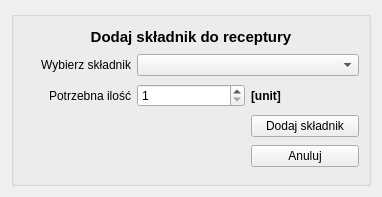
<?xml version="1.0" encoding="UTF-8"?>
<ui version="4.0">
 <class>Form</class>
 <widget class="QWidget" name="Form">
  <property name="geometry">
   <rect>
    <x>0</x>
    <y>0</y>
    <width>382</width>
    <height>197</height>
   </rect>
  </property>
  <property name="focusPolicy">
   <enum>Qt::StrongFocus</enum>
  </property>
  <property name="windowTitle">
   <string>Dodaj Produkt</string>
  </property>
  <layout class="QGridLayout" name="gridLayout_2">
   <item row="0" column="0">
    <widget class="QGroupBox" name="groupBox">
     <property name="title">
      <string/>
     </property>
     <layout class="QGridLayout" name="gridLayout">
      <item row="2" column="0">
       <widget class="QLabel" name="label_2">
        <property name="text">
         <string>Potrzebna ilość</string>
        </property>
        <property name="alignment">
         <set>Qt::AlignRight|Qt::AlignTrailing|Qt::AlignVCenter</set>
        </property>
       </widget>
      </item>
      <item row="2" column="1">
       <widget class="QSpinBox" name="spinBox">
        <property name="minimum">
         <number>1</number>
        </property>
        <property name="maximum">
         <number>1000</number>
        </property>
       </widget>
      </item>
      <item row="3" column="2">
       <widget class="QPushButton" name="addButton">
        <property name="text">
         <string>Dodaj składnik</string>
        </property>
       </widget>
      </item>
      <item row="1" column="0">
       <widget class="QLabel" name="label">
        <property name="text">
         <string>Wybierz składnik</string>
        </property>
        <property name="alignment">
         <set>Qt::AlignRight|Qt::AlignTrailing|Qt::AlignVCenter</set>
        </property>
       </widget>
      </item>
      <item row="4" column="2">
       <widget class="QPushButton" name="cancelButton">
        <property name="text">
         <string>Anuluj</string>
        </property>
       </widget>
      </item>
      <item row="1" column="1" colspan="2">
       <widget class="QComboBox" name="comboBox">
        <property name="currentIndex">
         <number>-1</number>
        </property>
        <property name="insertPolicy">
         <enum>QComboBox::InsertAfterCurrent</enum>
        </property>
       </widget>
      </item>
      <item row="0" column="0" colspan="3">
       <widget class="QLabel" name="label_7">
        <property name="sizePolicy">
         <sizepolicy hsizetype="Minimum" vsizetype="Fixed">
          <horstretch>0</horstretch>
          <verstretch>0</verstretch>
         </sizepolicy>
        </property>
        <property name="font">
         <font>
          <pointsize>11</pointsize>
          <weight>75</weight>
          <bold>true</bold>
         </font>
        </property>
        <property name="styleSheet">
         <string notr="true"/>
        </property>
        <property name="text">
         <string>Dodaj składnik do receptury</string>
        </property>
        <property name="alignment">
         <set>Qt::AlignCenter</set>
        </property>
       </widget>
      </item>
      <item row="2" column="2">
       <widget class="QLabel" name="labelUnit">
        <property name="font">
         <font>
          <weight>75</weight>
          <bold>true</bold>
         </font>
        </property>
        <property name="text">
         <string>[unit]</string>
        </property>
       </widget>
      </item>
     </layout>
    </widget>
   </item>
  </layout>
 </widget>
 <resources/>
 <connections/>
</ui>
